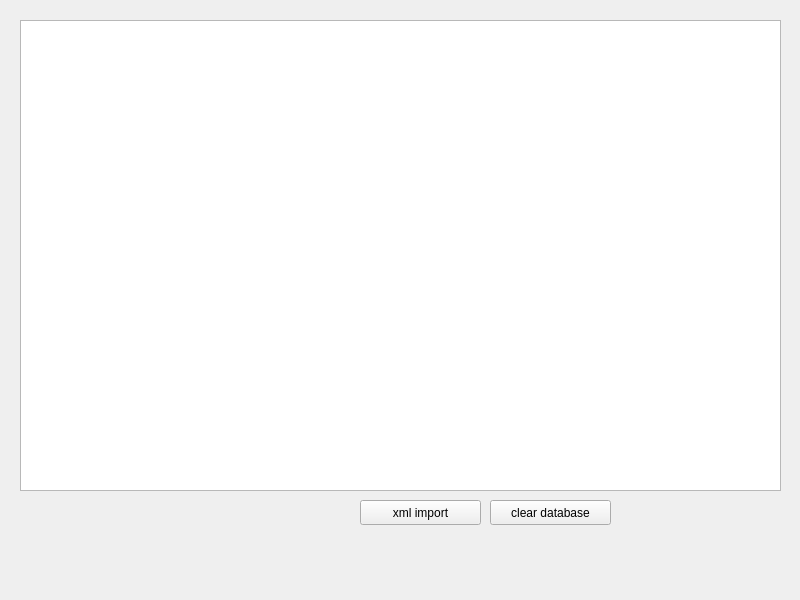
<?xml version="1.0" encoding="UTF-8"?>
<ui version="4.0">
 <class>MainWindow</class>
 <widget class="QMainWindow" name="MainWindow">
  <property name="geometry">
   <rect>
    <x>0</x>
    <y>0</y>
    <width>800</width>
    <height>600</height>
   </rect>
  </property>
  <property name="windowTitle">
   <string>MainWindow</string>
  </property>
  <widget class="QWidget" name="centralwidget">
   <widget class="QTableView" name="tableView">
    <property name="geometry">
     <rect>
      <x>20</x>
      <y>20</y>
      <width>761</width>
      <height>471</height>
     </rect>
    </property>
   </widget>
   <widget class="QPushButton" name="xml_button">
    <property name="geometry">
     <rect>
      <x>360</x>
      <y>500</y>
      <width>121</width>
      <height>25</height>
     </rect>
    </property>
    <property name="text">
     <string>xml import</string>
    </property>
   </widget>
   <widget class="QPushButton" name="clear_button">
    <property name="geometry">
     <rect>
      <x>490</x>
      <y>500</y>
      <width>121</width>
      <height>25</height>
     </rect>
    </property>
    <property name="text">
     <string>clear database</string>
    </property>
   </widget>
  </widget>
 </widget>
 <resources/>
 <connections/>
</ui>
